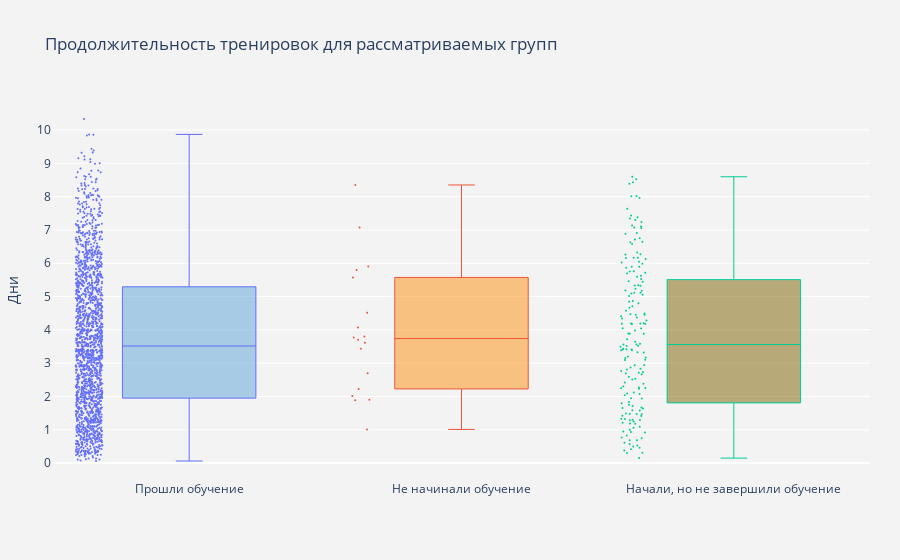

The notebook cell saved with this chart:
### Markdown cell above
<div class="alert alert-block alert-success">
<b>Вывод:</b> Медианное время выбора уровня тренировки для групп прошедшей обучение и не завершившей практически одникаво: <b>4,8 минут</b> и максимально для группы не начинавшей обучение -  <b>5,2 минуты</b>. В среднем можно сказать, что половина всех пользователей в группе прошедшей обучение проходят его от 2,9 до 7 минут, в группе не начинавшей обучение - от 3,3 до 7,5 минут.
</div>

### Code cell
y_data=[users_time_df1['training_choice_duration'], users_time_df2['training_choice_duration'], \
        users_time_df3['training_choice_duration']]
colors = ['rgba(93, 164, 214, 0.5)', 'rgba(255, 144, 14, 0.5)','rgba(127, 96, 0, 0.5)']
fig = go.Figure()

for xd, yd, cls in zip(x_data, y_data, colors):
        fig.add_trace(go.Box(
            y=yd,
            name=xd,
            boxpoints='all',
            jitter=0.2,
            whiskerwidth=0.2,
            fillcolor=cls,
            marker_size=2,
            line_width=1))
fig.update_layout(
    title='Продолжительность тренировок для рассматриваемых групп',
    yaxis=dict(
        title='Дни',
        autorange=True,
        showgrid=True,
        zeroline=True,
        dtick=1,
        gridcolor='rgb(255, 255, 255)',
        gridwidth=1,
        zerolinecolor='rgb(255, 255, 255)',
        zerolinewidth=2,),
    margin=dict(
        l=40,
        r=30,
        b=80,
        t=100,),
    paper_bgcolor='rgb(243, 243, 243)',
    plot_bgcolor='rgb(243, 243, 243)',
    showlegend=False)
fig.show()

### Figure 1 — Plotly figure (JSON) as saved in the notebook; plotly's stock layout.template omitted (floating-point values rounded to 4 significant figures; data arrays with more than 128 entries replaced by an {"elided": "..."} marker saying what was removed)
{"data": [{"boxpoints": "all", "fillcolor": "rgba(93, 164, 214, 0.5)", "jitter": 0.2, "line": {"width": 1}, "marker": {"size": 2}, "name": "Прошли обучение", "type": "box", "whiskerwidth": 0.2, "y": {"elided": "12531 float values"}}, {"boxpoints": "all", "fillcolor": "rgba(255, 144, 14, 0.5)", "jitter": 0.2, "line": {"width": 1}, "marker": {"size": 2}, "name": "Не начинали обучение", "type": "box", "whiskerwidth": 0.2, "y": {"elided": "9909 float values"}}, {"boxpoints": "all", "fillcolor": "rgba(127, 96, 0, 0.5)", "jitter": 0.2, "line": {"width": 1}, "marker": {"size": 2}, "name": "Начали, но не завершили обучение", "type": "box", "whiskerwidth": 0.2, "y": {"elided": "2020 float values"}}], "layout": {"margin": {"b": 80, "l": 40, "r": 30, "t": 100}, "paper_bgcolor": "rgb(243, 243, 243)", "plot_bgcolor": "rgb(243, 243, 243)", "showlegend": false, "title": {"text": "Продолжительность тренировок для рассматриваемых групп"}, "yaxis": {"autorange": true, "dtick": 1, "gridcolor": "rgb(255, 255, 255)", "gridwidth": 1, "showgrid": true, "title": {"text": "Дни"}, "zeroline": true, "zerolinecolor": "rgb(255, 255, 255)", "zerolinewidth": 2}}}
